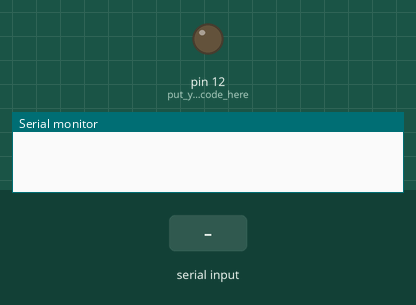
The sketch below on a simulated Arduino Uno, built with avr-gcc and run on an emulated ATmega328P. Parts: output pins drawn as LEDs (lit = HIGH), the last lines printed to the serial monitor. The test bench sets the inputs (shaded band).

Above: at 1.2 s.
1.3 s: "A" received over Serial
At 2.0 s:
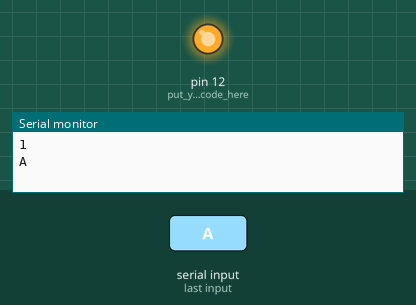
2.8 s: "D" received over Serial
At 3.7 s:
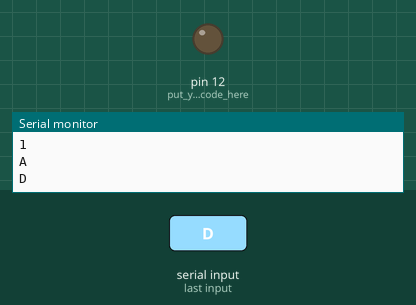
Timing chart, 0 to 5.8 s (numbered marks = the images above; inputs shaded):
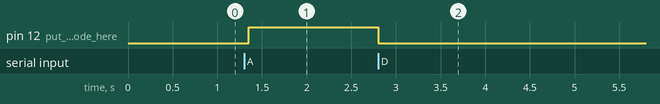

Measured:
- after the input at 1.3 s, pin 12 (put_your_setup_code_here): LOW → HIGH after 0.05 s
- after the input at 2.8 s, pin 12 (put_your_setup_code_here): HIGH → LOW at once

The sketch:

bluet_led.ino
```cpp
int si=0;
void setup() {
 Serial.begin(9600);
 pinMode(12,OUTPUT);                             // put your setup code here, to run once:

}

void loop() {
if(Serial.available()>0)
 { char data = Serial.read();
 switch(data)
 {case 'A':  digitalWrite(12,HIGH);
             si=si+1;
             Serial.println(si);
             break;
  case 'D':  digitalWrite(12,LOW);
             break;

  default: break;}
  Serial.println(data);
 }
 delay(50);

  // put your main code here, to run repeatedly:

}
```
